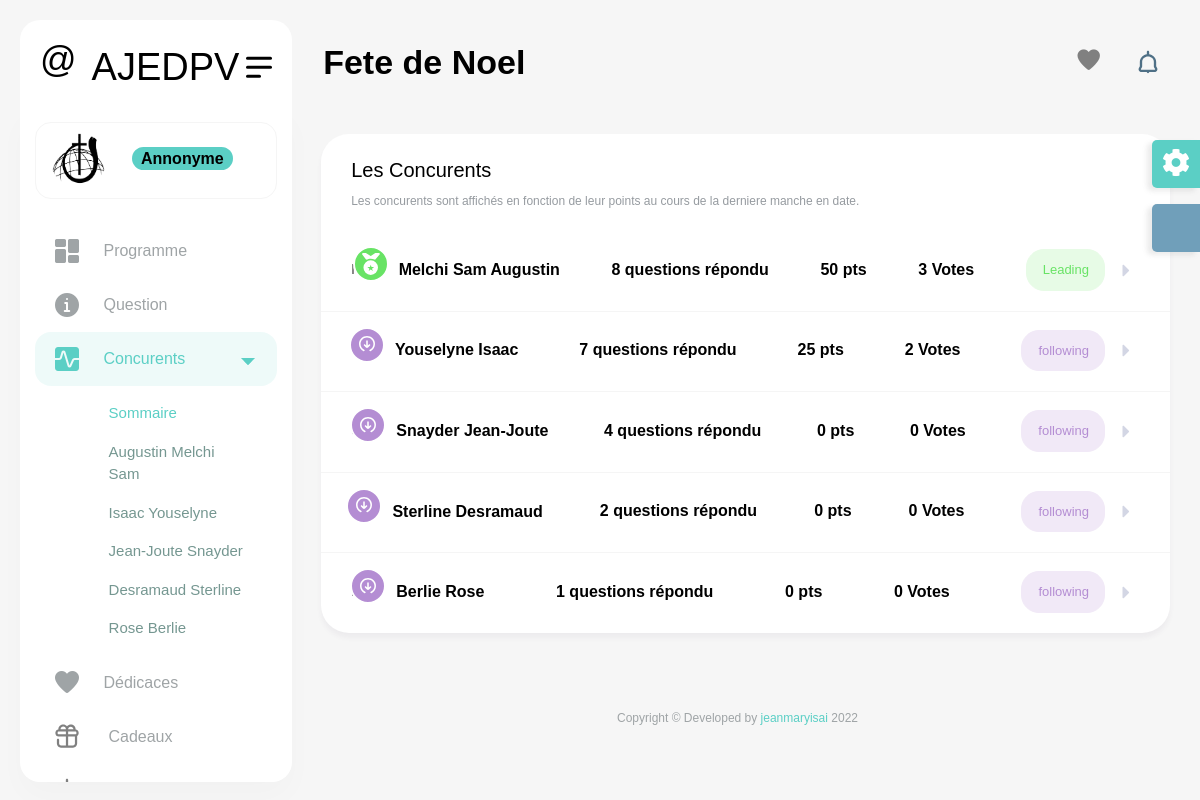
/concurent/all, run on the app's committed database.
### core/models.py (models this page shows, shortened)
class Concurent(models.Model):
    nom=models.CharField(max_length=50,unique=True)
    prenom=models.CharField(max_length=50,unique=True)
    age=models.IntegerField()
    pointCum=models.DecimalField(max_digits=9000,decimal_places=2,default=0)
    id_fake=models.CharField(max_length=50,default='2389A1')
    profile=models.ImageField(null=True)
    @property
    def get_nombre_votes(self):
        return fake_user.objects.filter(concurent_fav=self).count()
    @property
    def get_manches(self):
        con=[]
        for x in Manche.objects.all().order_by('numero'):
            item=x.concurent.get(concurent=self)
            con.append(item)
        return con
    @property
    def get_questions_repondues(self):
        return Question.objects.filter(receveur=self,repondu=True)

class Concurent_par_manche(models.Model):
    concurent= models.ForeignKey(Concurent, on_delete=models.CASCADE)
    pointsCum= models.IntegerField(default=0)

### core/views.py (the view, shortened to what this page needs)
# urls.py: path('concurent/<slug>',concurent,name='concurent'),
def concurent(request,slug):
    manche=Manche.objects.filter(isopen=True).order_by('numero').first()
    if(slug=='all'):
        context={
            'manche':manche,
        }
        return render(request,'concurents.html',context)

### core/context_processors.py (called while the page is built)
def cart(request):
    concurents= Concurent.objects.all()
    dedicaces= Dedicace.objects.filter(show=True).order_by('-date')[:5]
    notification=Notification.objects.all().order_by('-date')[:5]
    context={'concurents':concurents
    ,
    'dedicaces':dedicaces,
    'notifications':notification,
    }
    return context

### core/models.py (called while the page is built)
    @property
    def get_concurent_in_order(self):
        concurents=self.concurent.all()
        con=sorted(concurents,key=lambda x:x.pointsCum,reverse=True)
        return con

### templates/concurents.html (shortened to what this page needs)
{% extends 'base.html' %} {% load static %} {% block 'body' %}
<div class="col-xl-12">
    <div class="card">
        <div class="card-header d-block d-sm-flex border-0">
            <div class="me-3">
                <h4 class="card-title mb-2">Les concurents</h4>
                <span class="fs-12">Les concurents sont affich&eacute;s en fonction de leur points au cours de la derniere manche en date.</span>
            </div>
        </div>
        <div class="card-body tab-content p-0">
            <div class="tab-pane fade active show" id="monthly" role="tabpanel">
                <div id="accordion-one" class="accordion style-1">
                    {% for concurent in manche.get_concurent_in_order %}
                    <div class="accordion-item">
                        <div class="accordion-header collapsed" data-bs-toggle="collapse" data-bs-target="#default_collapseOne{{forloop.counter}}">
                            <div class="d-flex align-items-center">
                                <div class="profile-image">
                                                    <div class="media me-2 media-info">
                                                    </div>
                                    {% if forloop.counter == 1 %}
                                    <span class="bg-success">
                                    </span> {% else %}
                                    <span class="bg-info">
                                    </span> {% endif %}
                                </div>
                                <div class="user-info">
                                    <h6 class="fs-16 font-w700 mb-0"><a href="javascript:void(0)">{{concurent.concurent.prenom}} {{concurent.concurent.nom}} </a></h6>
                                </div>
                            </div>
                            <span>{{concurent.concurent.get_questions_repondues|length}} questions r&eacute;pondu</span>
                            <span>{{concurent.pointsCum}} pts </span>
                            <span>{{concurent.concurent.get_nombre_votes}} Votes</span> {% if forloop.counter == 1 %}
                            <a class="btn btn-success light" href="javascript:void(0);">Leading</a> {% else %}
                            <a class="btn btn-info light" href="javascript:void(0);">following</a> {% endif %}
                            <span class="accordion-header-indicator"></span>
                        </div>
                    </div>
                    {% endfor %}
                </div>
            </div>
        </div>
    </div>
</div>
{% endblock %}

### templates/base.html (shortened to what this page needs)
 {% load static %}
<!DOCTYPE html>
<html lang="en">
<head>
    <link href="{% static 'vendor/jquery-nice-select/css/nice-select.css' %}" rel="stylesheet">
    <link rel="stylesheet" href="{% static 'vendor/nouislider/nouislider.min.css' %}"> {% block css %}{% endblock %}
    <link href="{% static 'css/style.css' %}" rel="stylesheet">
</head>
<body style="background-image: url(static/images/pattern/pattern6i.png)">
    <div id="main-wrapper">
        <div class="nav-header">
            <a href="{% url 'home' %}" class="brand-logo">
                <h1 class="logo-abbr" width="53" height="53" viewbox="0 0 53 53">@</h1>
                <h2 class="brand-title" width="124px" height="33px">AJEDPV</h2>
            </a>
            <div class="nav-control">
                <div class="hamburger">
                    <span class="line"></span><span class="line"></span><span class="line"></span>
                </div>
            </div>
        </div>
        <div class="header">
            <div class="header-content">
                <nav class="navbar navbar-expand">
                    <div class="collapse navbar-collapse justify-content-between">
                        <div class="header-left">
                            <div class="dashboard_bar">
                                Fete de Noel
                            </div>
                        </div>
                        <ul class="navbar-nav header-right">
                            <li class="nav-item dropdown notification_dropdown">
                                <a class="nav-link  ai-icon" href="javascript:void(0);" role="button" data-bs-toggle="dropdown">
                                    <i class="flaticon-045-heart" style="color:gray;font-size:1.4rem"></i>
                                </a>
                            </li>
                            <li class="nav-item dropdown notification_dropdown">
                                <a class="nav-link" href="javascript:void(0);" data-bs-toggle="dropdown">
                                </a>
                            </li>
                        </ul>
                    </div>
                </nav>
            </div>
        </div>
        <div class="dlabnav">
            <div class="dlabnav-scroll">
                <ul class="metismenu" id="menu">
                    <li class="dropdown header-profile">
                        <a class="nav-link" href="javascript:void(0);" role="button" data-bs-toggle="dropdown">
                            <img src="{% static 'images/profile/pic1.jpg' %}" width="20" alt="">
                            <div class="header-info ms-3">
                                <span class="font-w600 " >{% if request.user.is_authenticated %} Joyeux noel {{request.user.username}}{% else %}<span class="bg-primary badge badge-sm">Annonyme</span>{% endif %}</span>
                            </div>
                        </a>
                    </li>
                    <li>
                        <a class=" ai-icon" href="{% url 'programme' %}" aria-expanded="false">
                            <i class="flaticon-025-dashboard"></i>
                            <span class="nav-text">Programme</span>
                        </a>
                    </li>
                    <li>
                        <a class="ai-icon" href="{% url 'questions' %}" aria-expanded="false">
                            <i class="flaticon-050-info"></i>
                            <span class="nav-text">Question</span>
                        </a>
                    </li>
                    <li>
                        <a class="has-arrow ai-icon" href="javascript:void()" aria-expanded="false">
                            <i class="flaticon-041-graph"></i>
                            <span class="nav-text">Concurents</span>
                        </a>
                        <ul aria-expanded="false">
                            <li><a href="{% url 'concurent' 'all' %}">Sommaire</a></li>
                            {% for x in concurents %}
                            <li><a href="{% url 'concurent' x.nom %}"> {{x.nom}} {{x.prenom}} </a>
                            </li>
                            {% endfor %}
                        </ul>
                    </li>
                    <li>
                        <a href="{% url 'dedicaces' %}" class="ai-icon" aria-expanded="false">
                            <i class="flaticon-045-heart"></i>
                            <span class="nav-text">D&eacute;dicaces</span>
                        </a>
                    </li>
                    <li>
                        <a class="ai-icon" href="{% url 'cadeau' %}" aria-expanded="false">
                            <i class=""> </i>
                            <span class="nav-text">Cadeaux</span>
                        </a>
                    </li>
                    <li>
                        <a class=" ai-icon" href="{% url 'notifications' %}" aria-expanded="false">
                            <i class="">
                                </i>
                        </a>
                    </li>
                </ul>
            </div>
        </div>
        <div class="content-body">
            <div class="container-fluid">
                <div class="row">
                     {% block 'body' %} {% endblock %}
                </div>
            </div>
        </div>
        <div class="footer">
            <div class="copyright">
                <p>Copyright © Developed by <a href="https://isaijeanmary.herokuapp.com/" target="_blank">jeanmaryisai</a> 2022</p>
            </div>
        </div>
    </div>
</body>
</html>

### data on the page
Concurent: nom "Augustin", prenom "Melchi Sam"
Concurent: nom "Isaac", prenom "Youselyne"
Concurent: nom "Jean-Joute", prenom "Snayder"
Concurent: nom "Desramaud", prenom "Sterline"
Concurent: nom "Rose", prenom "Berlie"
Concurent_par_manche: concurent.prenom "Melchi Sam", concurent.nom "Augustin", concurent.get_questions_repondues|length "8", pointsCum "50", concurent.get_nombre_votes "3", shows "Leading"
Concurent_par_manche: concurent.prenom "Youselyne", concurent.nom "Isaac", concurent.get_questions_repondues|length "7", pointsCum "25", concurent.get_nombre_votes "2", shows "following"
Concurent_par_manche: concurent.prenom "Snayder", concurent.nom "Jean-Joute", concurent.get_questions_repondues|length "4", pointsCum "0", concurent.get_nombre_votes "0", shows "following"
Concurent_par_manche: concurent.prenom "Sterline", concurent.nom "Desramaud", concurent.get_questions_repondues|length "2", pointsCum "0", concurent.get_nombre_votes "0", shows "following"
Concurent_par_manche: concurent.prenom "Berlie", concurent.nom "Rose", concurent.get_questions_repondues|length "1", pointsCum "0", concurent.get_nombre_votes "0", shows "following"
